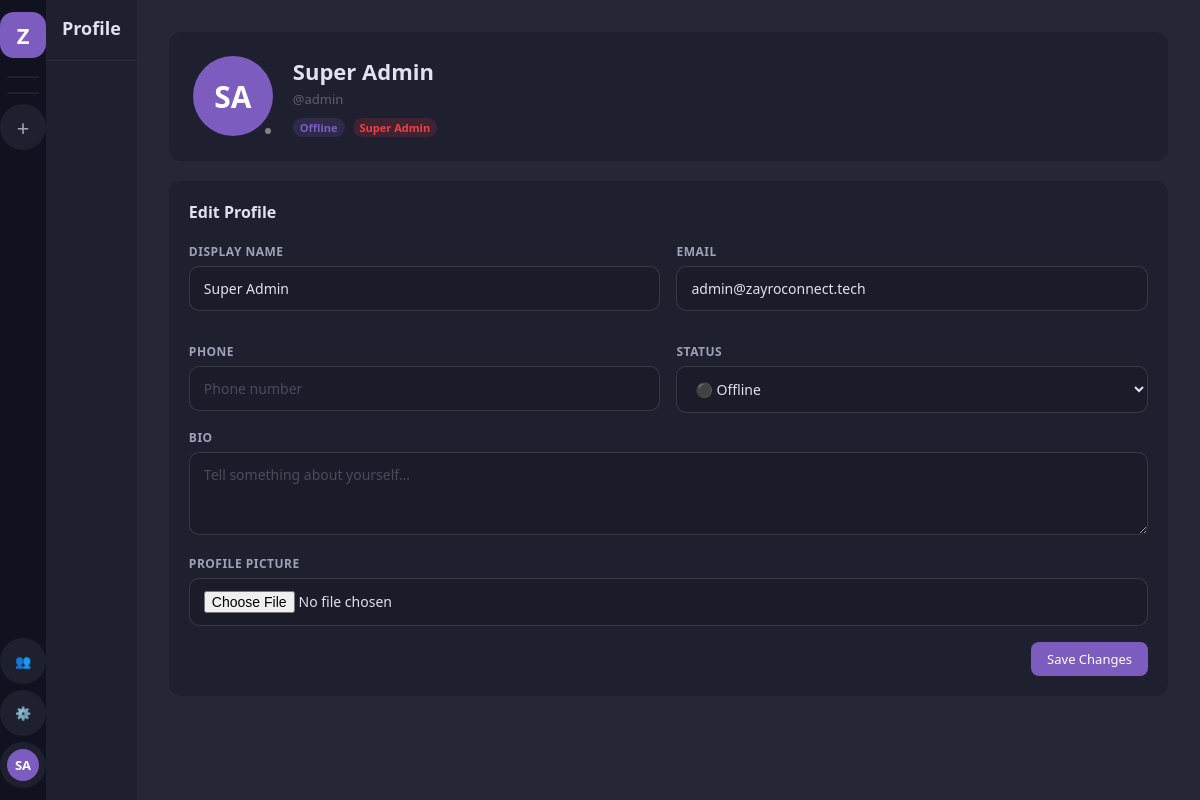
Page /profile/ (signed in) on the earlier database version.
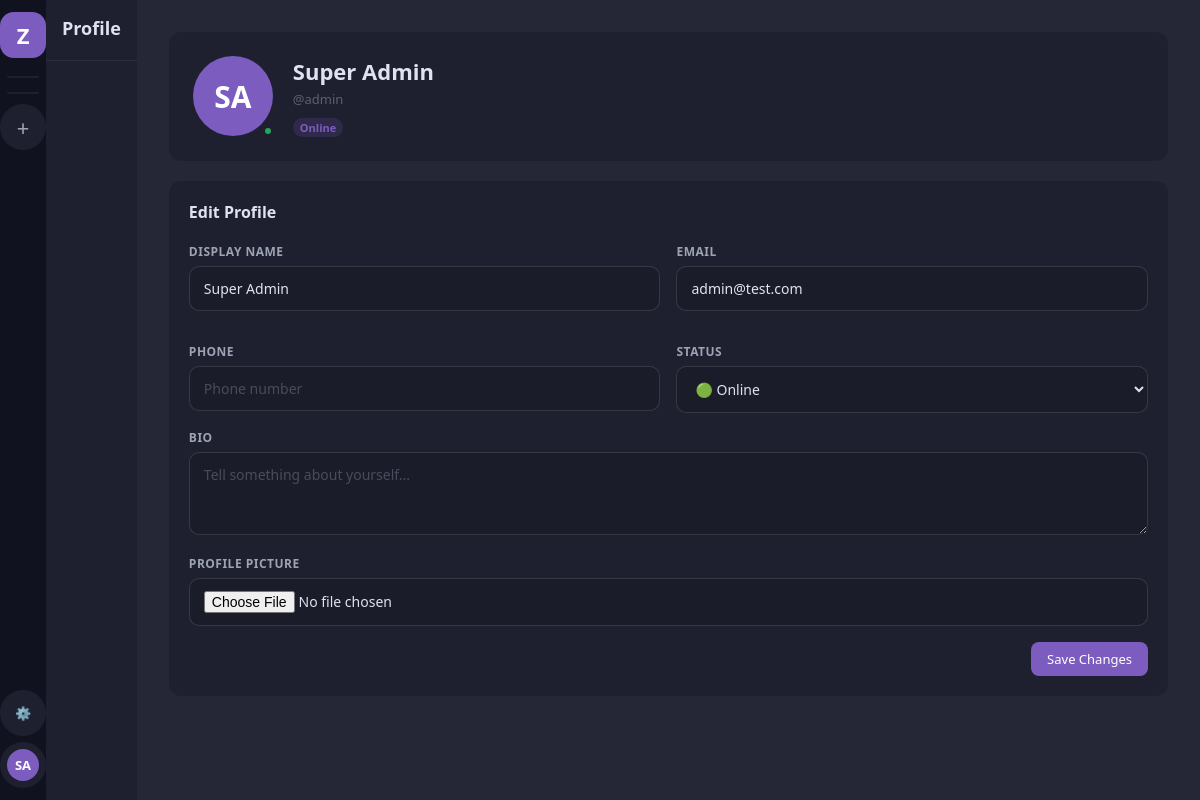
Same page on the later database version.
### accounts/models.py (models this page shows, shortened)
class User(AbstractUser):
    ROLE_CHOICES = [
        ('super_admin', 'Super Admin'),
        ('hr', 'HR'),
        ('employee', 'Employee'),
    ]
    STATUS_CHOICES = [
        ('online', 'Online'),
        ('offline', 'Offline'),
        ('busy', 'Busy'),
        ('away', 'Away'),
    ]
    display_name = models.CharField(max_length=100, blank=True)
    avatar = models.ImageField(upload_to='avatars/', null=True, blank=True)
    is_super_admin = models.BooleanField(default=False)  # Legacy, kept for compatibility
    role = models.CharField(max_length=20, default='employee', choices=ROLE_CHOICES)
    status = models.CharField(max_length=20, default='offline', choices=STATUS_CHOICES)
    bio = models.TextField(blank=True)
    phone = models.CharField(max_length=20, blank=True)
    created_by = models.ForeignKey('self', on_delete=models.SET_NULL, null=True, blank=True, related_name='created_users')
    class Meta:
        db_table = 'zc_users'
    def get_display_name(self):
        return self.display_name or self.get_full_name() or self.username
    def get_status_color(self):
        return {
            'online': '#23a55a',
            'offline': '#80848e',
            'busy': '#f23f43',
            'away': '#f0b232',
        }.get(self.status, '#80848e')
    def get_initials(self):
        name = self.get_display_name()
        parts = name.split()
        if len(parts) >= 2:
            return (parts[0][0] + parts[1][0]).upper()
        return name[:2].upper() if name else 'U'

### accounts/views.py (the view)
# urls.py: path('profile/', views.profile_view, name='profile'),
@login_required
def profile_view(request, username=None):
    profile_user = get_object_or_404(User, username=username) if username else request.user
    is_own = profile_user == request.user
    form = ProfileForm(instance=profile_user)
    if request.method == 'POST' and is_own:
        form = ProfileForm(request.POST, request.FILES, instance=request.user)
        if form.is_valid():
            form.save()
            messages.success(request, 'Profile updated successfully!')
            return redirect('profile')
    common_projects = []
    all_projects = []
    try:
        all_projects = list(request.user.projects.filter(is_active=True))
        if not is_own:
            my_projects = set(request.user.projects.values_list('id', flat=True))
            common_projects = list(profile_user.projects.filter(id__in=my_projects))
    except Exception:
        all_projects = []
        common_projects = []
    return render(request, 'accounts/profile.html', {
        'profile_user': profile_user,
        'form': form,
        'is_own': is_own,
        'common_projects': common_projects,
        'all_projects': all_projects,
    })

### accounts/forms.py
class ProfileForm(forms.ModelForm):
    class Meta:
        model = User
        fields = ('display_name', 'email', 'bio', 'phone', 'avatar', 'status')
        widgets = {
            'bio': forms.Textarea(attrs={'rows': 3, 'placeholder': 'Tell something about yourself...'}),
            'phone': forms.TextInput(attrs={'placeholder': 'Phone number'}),
            'display_name': forms.TextInput(attrs={'placeholder': 'Display name'}),
        }

### templates/accounts/profile.html (shortened to what this page needs)
{% extends 'base.html' %}
{% block sidebar %}
<nav class="sidebar-channels">
  <div class="sc-header">
    <h2>Profile</h2>
  </div>
  <div class="sc-body">
  </div>
</nav>
{% endblock %}
{% block content %}
<div class="dashboard-content">
  <div class="profile-header">
    <div class="avatar-wrap">
      <div class="avatar avatar-80" style="background:var(--accent)">
        {% if profile_user.avatar %}
          <img src="{{ profile_user.avatar.url }}" alt="">
        {% else %}
          {{ profile_user.get_initials }}
        {% endif %}
      </div>
      <div class="status-dot" style="background:{{ profile_user.get_status_color }};border-color:var(--bg-sidebar-r)"></div>
    </div>
    <div class="profile-info" style="flex:1">
      <h2>{{ profile_user.get_display_name }}</h2>
      <p style="color:var(--text-3)">@{{ profile_user.username }}</p>
      <div style="display:flex;gap:8px;margin-top:10px;align-items:center;flex-wrap:wrap">
        <span class="badge badge-accent">{{ profile_user.get_status_display }}</span>
        {% if profile_user.is_super_admin %}<span class="badge badge-danger">Super Admin</span>{% endif %}
      </div>
    </div>
  </div>
  {% if is_own %}
  <div style="background:var(--bg-sidebar-r);border-radius:12px;padding:20px">
    <h4 style="font-size:16px;font-weight:700;margin-bottom:20px">Edit Profile</h4>
    <form method="POST" enctype="multipart/form-data" action="/profile/">
      <div style="display:grid;grid-template-columns:1fr 1fr;gap:16px">
        <div class="form-group">
          <label class="form-label">Display Name</label>
          <input type="text" name="display_name" class="form-control" value="{{ form.display_name.value|default:'' }}" placeholder="Your name">
        </div>
        <div class="form-group">
          <label class="form-label">Email</label>
          <input type="email" name="email" class="form-control" value="{{ form.email.value|default:'' }}">
        </div>
        <div class="form-group">
          <label class="form-label">Phone</label>
          <input type="text" name="phone" class="form-control" value="{{ form.phone.value|default:'' }}" placeholder="Phone number">
        </div>
        <div class="form-group">
          <label class="form-label">Status</label>
          <select name="status" class="form-control">
            <option value="online" {% if profile_user.status == 'online' %}selected{% endif %}>🟢 Online</option>
            <option value="offline" {% if profile_user.status == 'offline' %}selected{% endif %}>⚫ Offline</option>
          </select>
        </div>
      </div>
      <div class="form-group">
        <label class="form-label">Bio</label>
        <textarea name="bio" class="form-control" rows="3" placeholder="Tell something about yourself...">{{ form.bio.value|default:'' }}</textarea>
      </div>
      <div class="form-group">
        <label class="form-label">Profile Picture</label>
        <input type="file" name="avatar" class="form-control" accept="image/*">
      </div>
      <div style="display:flex;gap:8px;justify-content:flex-end">
        <button type="submit" class="btn btn-primary">Save Changes</button>
      </div>
    </form>
  </div>
  {% endif %}
</div>
{% endblock %}

### templates/base.html (shortened to what this page needs)
<!DOCTYPE html>
<html lang="en">
<head>
<link rel="stylesheet" href="/static/css/main.css">
</head>
<body>
<div class="app-shell">
  <nav class="sidebar-projects" id="sidebar-projects">
    <a href="/dashboard/" class="sp-btn sp-logo" title="ZayronConnect">Z</a>
    <div class="sp-divider"></div>
    <div class="sp-divider"></div>
    <a href="/project/create/" class="sp-btn" title="New Project">
      <span style="font-size:22px;font-weight:300">+</span>
    </a>
    {% if user.is_super_admin %}
    <a href="{% url 'user_management' %}" class="sp-btn" title="User Management">
      👥
    </a>
    {% endif %}
    {% if user.is_super_admin or user.is_staff %}
    <a href="/admin-panel/" class="sp-btn" title="Admin Panel">
      ⚙️
    </a>
    {% endif %}
    <a href="/profile/" class="sp-btn" title="Profile">
      <div class="avatar avatar-32" style="background:var(--accent)">{{ user.get_initials }}</div>
    </a>
  </nav>
  {% block sidebar %}{% endblock %}
  <main class="main-content" id="main-content">
    {% block content %}{% endblock %}
  </main>
</div>
</body>
</html>

Differences in the rows shown:
changed User "SA": status "Offline" → "Online"; email "admin@zayroconnect.tech" → "admin@test.com"; status "⚫ Offline" → "🟢 Online"; is_super_admin True → False (drawn)
Other differences:
text no longer shown: "👥 Super Admin"
